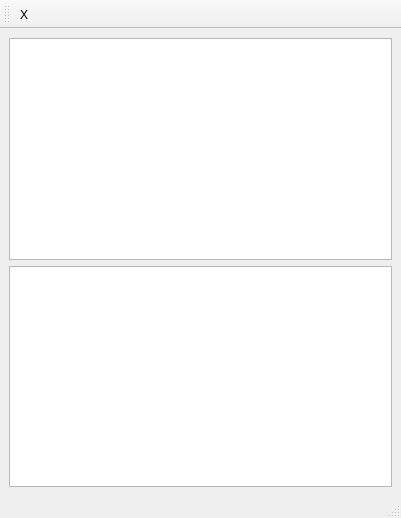
<?xml version="1.0" encoding="UTF-8"?>
<ui version="4.0">
 <class>MainWindow</class>
 <widget class="QMainWindow" name="MainWindow">
  <property name="geometry">
   <rect>
    <x>0</x>
    <y>0</y>
    <width>401</width>
    <height>518</height>
   </rect>
  </property>
  <property name="windowTitle">
   <string>MainWindow</string>
  </property>
  <widget class="QWidget" name="centralwidget">
   <layout class="QVBoxLayout" name="verticalLayout">
    <item>
     <widget class="GraphicsView" name="blueView"/>
    </item>
    <item>
     <widget class="GraphicsView" name="redView"/>
    </item>
   </layout>
  </widget>
  <widget class="QMenuBar" name="menubar">
   <property name="geometry">
    <rect>
     <x>0</x>
     <y>0</y>
     <width>401</width>
     <height>21</height>
    </rect>
   </property>
  </widget>
  <widget class="QStatusBar" name="statusbar"/>
  <widget class="QToolBar" name="toolBar">
   <property name="windowTitle">
    <string>toolBar</string>
   </property>
   <attribute name="toolBarArea">
    <enum>TopToolBarArea</enum>
   </attribute>
   <attribute name="toolBarBreak">
    <bool>false</bool>
   </attribute>
   <addaction name="actionX"/>
  </widget>
  <action name="actionX">
   <property name="text">
    <string>X</string>
   </property>
  </action>
 </widget>
 <customwidgets>
  <customwidget>
   <class>GraphicsView</class>
   <extends>QGraphicsView</extends>
   <header>GraphicsView.h</header>
  </customwidget>
 </customwidgets>
 <resources/>
 <connections/>
</ui>
